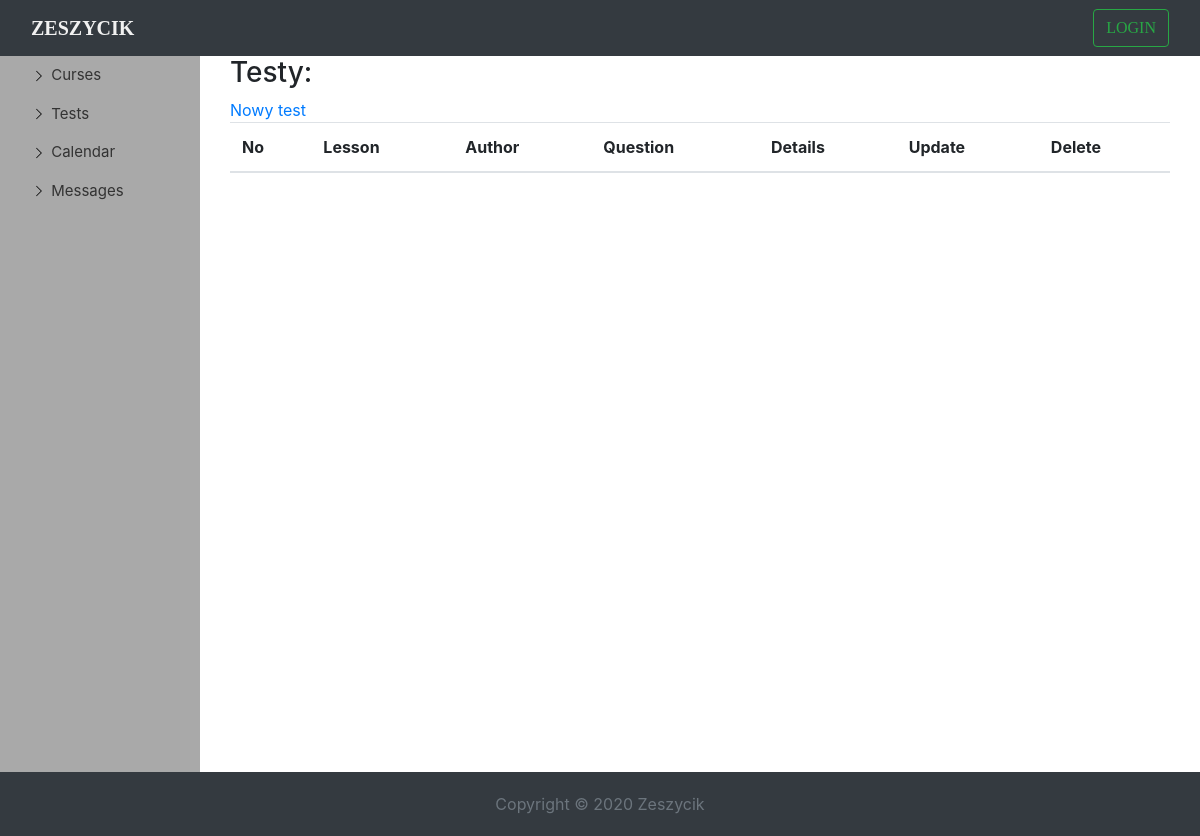
Before: /studenttests with the older database file.
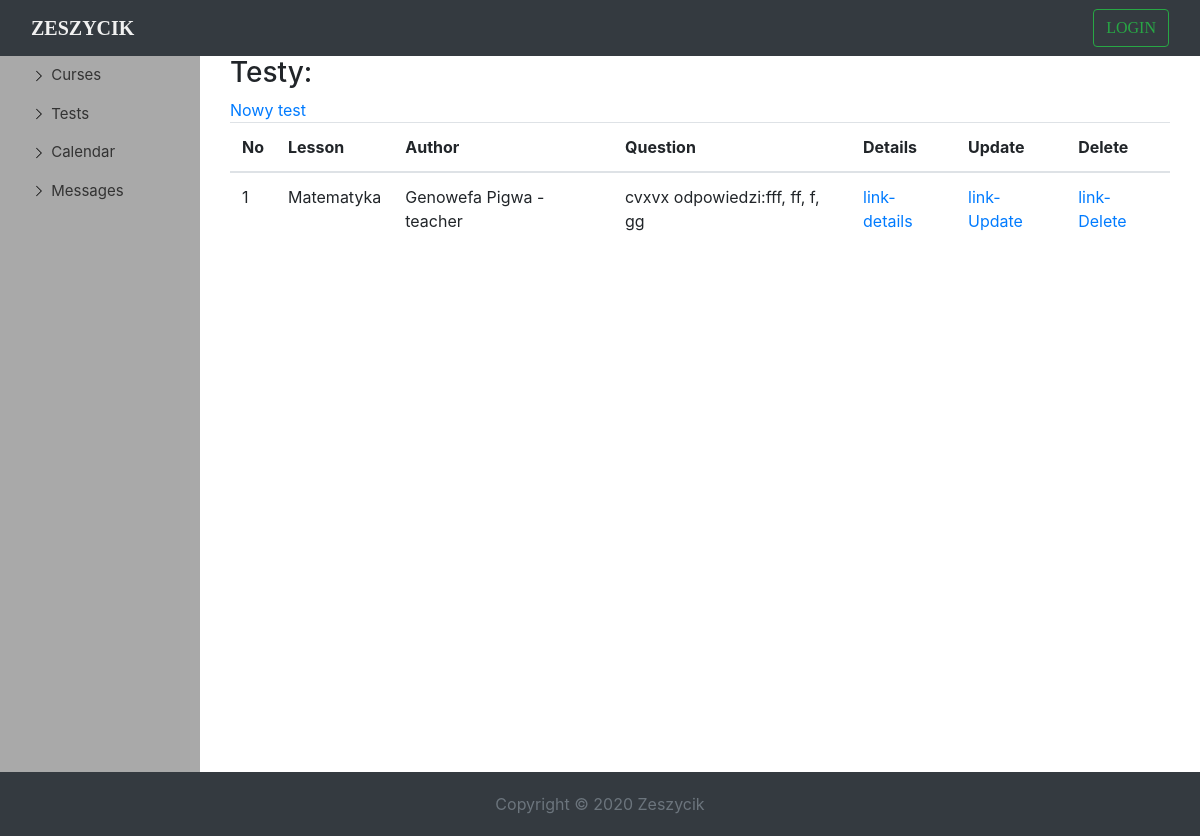
After: the same page with the newer database file.
### school/models.py (models this page shows, shortened)
class StudentTest(models.Model):
    lesson = models.ForeignKey(Lesson, on_delete=models.CASCADE)
    author = models.ForeignKey(SchoolUser, on_delete=models.DO_NOTHING)
    question = models.TextField()
    answer_right = models.CharField(max_length=5, default='')
    answer_1 = models.CharField(max_length=150, default='')
    answer_2 = models.CharField(max_length=150, default='')
    answer_3 = models.CharField(max_length=150, default='')
    answer_4 = models.CharField(max_length=150, default='')
    def __str__(self):
        return f'{self.question[:30]} odpowiedzi:{self.answer_1}, {self.answer_2}, {self.answer_3}, {self.answer_4}'

class Lesson(models.Model):
    name = models.CharField(max_length=150, unique=True, blank=False)
    description = models.TextField()
    teacher = models.ForeignKey(SchoolUser, on_delete=models.SET_NULL, null=True, blank=True, related_name='teacher')
    date = models.DateTimeField(default=timezone.now)
    data = models.FileField(blank=True, null=True)
    students = models.ManyToManyField(SchoolUser, null=True, blank=True, related_name='students')
    def __str__(self):
        return self.name

class SchoolUser(models.Model):
    USERS_KIND = [
        ('administrator', 'Dyrektor'),
        ('teacher', 'Nauczyciel'),
        ('student', 'Uczeń')
    ]
    user = models.OneToOneField(User, on_delete=models.CASCADE, null=True, blank=True)
    permissions = models.CharField(choices=USERS_KIND, max_length=15)
    grades = models.CharField(max_length=150, default='')
    def __str__(self):
        return f'{self.user.first_name} {self.user.last_name} - {self.permissions}'

### school/views.py (the view)
# urls.py: path('studenttests', StudentTestListView.as_view(), name='studenttest_list'),
class StudentTestListView(ListView):
    template_name = 'studenttest_list.html'
    model = StudentTest
    context_object_name = 'studenttests'

### school/templates/studenttest_list.html (shortened to what this page needs)
{% extends 'dashboard2.html' %}
{% load static %}
{% block title %}
     <div class="container-fluid" id="dashborad-container">
      <h3>Testy:</h3>
    <a href="{% url 'studenttest_create' %}">Nowy test</a>
    <div class=" table table-responsive-md">
      <table class="table">
          <thead>
            <th scope="col">No</th>
            <th scope="col">Lesson</th>
            <th scope="col">Author</th>
            <th scope="col">Question</th>
            <th scope="col">Details</th>
            <th scope="col">Update</th>
            <th scope="col">Delete</th>
          </thead>
          <tbody>
            {% for test in studenttests %}
                <tr >
                    <td>{{ test.pk }}</td>
                    <td>{{  test.lesson}}</td>
                    <td>{{ test.author }}</td>
                    <td>{{  test}}</td>
                    <td>
                        <a href="{% url 'studenttest_detail' test.pk %}">link-details</a>
                    </td>
                    <td>
                        <a href="{% url 'studenttest_update' test.pk %}">link-Update</a>
                    </td>
                    <td>
                        <a href="{% url 'studenttest_delete' test.pk %}">link-Delete</a>
                    </td>
                </tr>
            {% endfor %}
          </tbody>
      </table>
    </div>
    </div>
{% endblock title %}

Changed rows visible on the page:
added StudentTest: pk "1", lesson "Matematyka", author "Genowefa Pigwa - teacher", question+answer_1+answer_2 "cvxvx odpowiedzi:fff, ff, f, gg"
